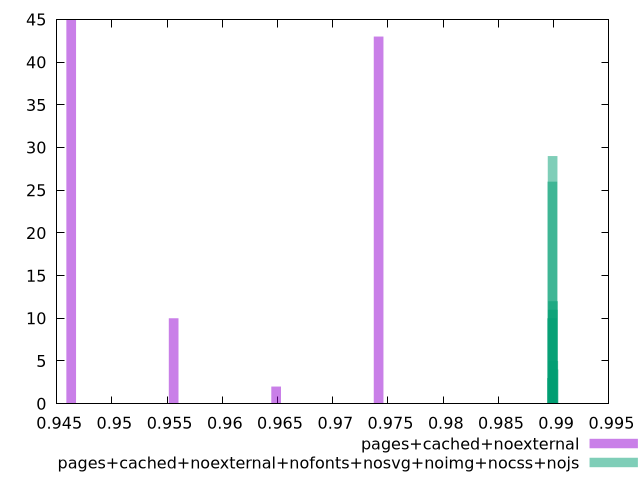

Here is the gnuplot script that generated this plot:
$_pagesCachedNoexternal <<EOF
0.9741512139705413 43
0.9463183221428115 45
0.9555959527520548 10
0.964873583361298 2
EOF
$_pagesCachedNoexternalNofontsNosvgNoimgNocssNojs <<EOF
0.9898826302765047 26
0.9899458856046583 12
0.9899248004952738 11
0.9899880558234274 4
0.9899037153858892 29
0.9899669707140428 5
0.9898404600577355 3
0.9898615451671201 10
EOF
set key outside below
set terminal pngcairo
set output "report_00004_2020-11-02T20-21-41.718Z/first-meaningful-paint/first-meaningful-paint_pages+cached+noexternal_pages+cached+noexternal+nofonts+nosvg+noimg+nocss+nojs+hist.png"
set boxwidth 0.0008733946736123177
set style fill transparent solid 0.5 noborder
set yrange [0:45]
plot $_pagesCachedNoexternal title "pages+cached+noexternal" with boxes ,$_pagesCachedNoexternalNofontsNosvgNoimgNocssNojs title "pages+cached+noexternal+nofonts+nosvg+noimg+nocss+nojs" with boxes ,
